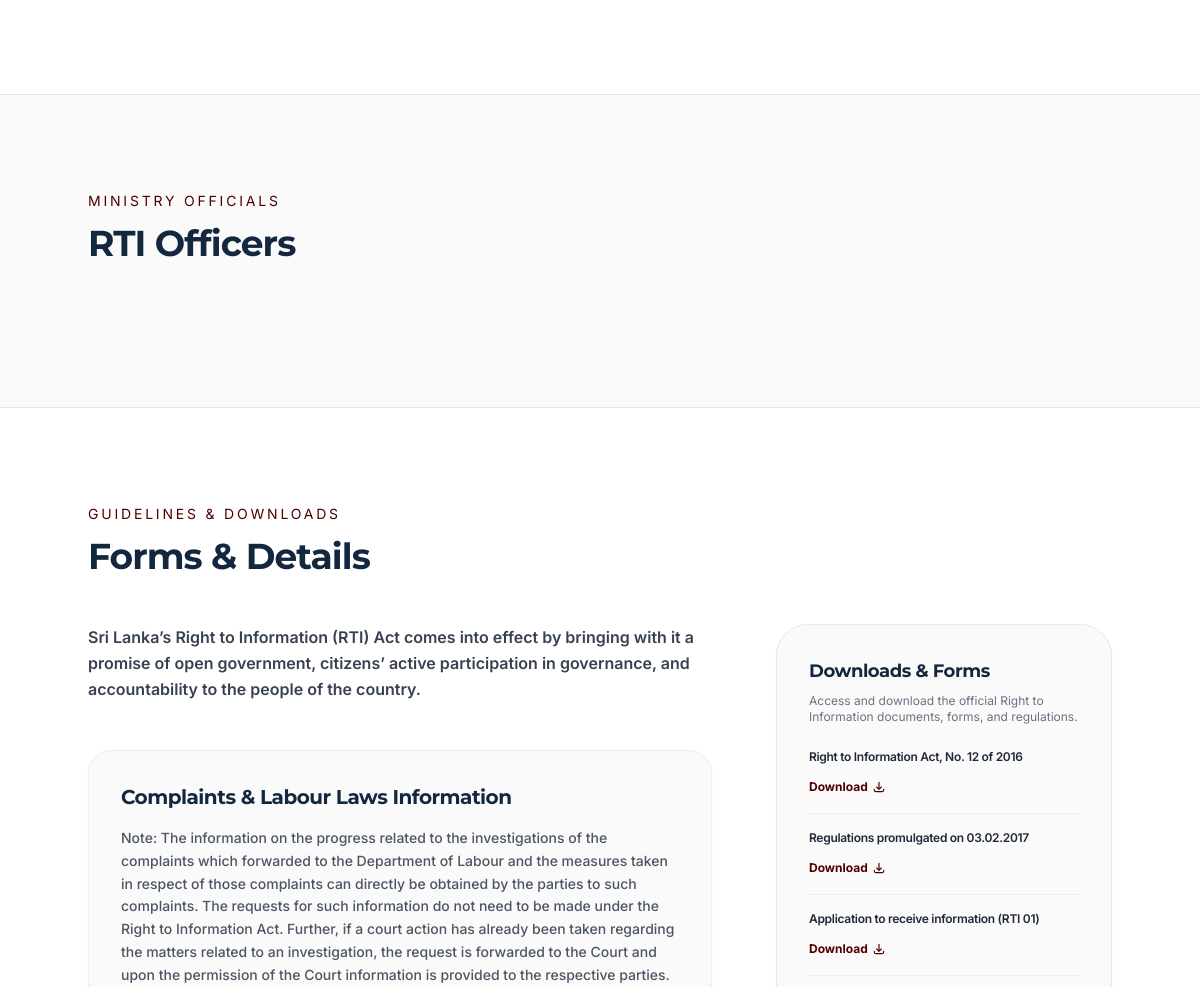
Page /rti.php (middle part) on the earlier database version.
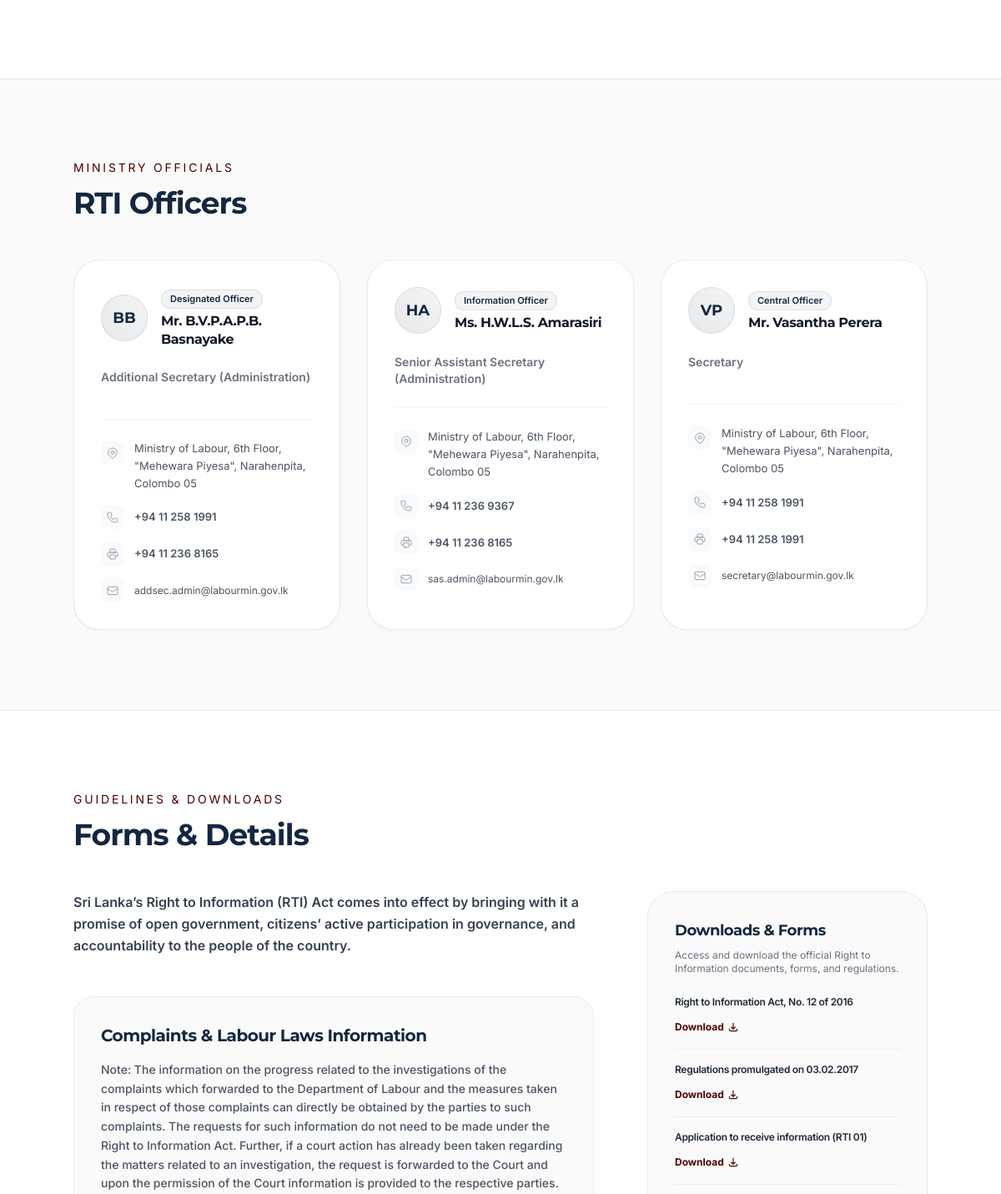
Same page on the later database version.
### tables this page shows
CREATE TABLE `officials` (
  `id` int(11) NOT NULL AUTO_INCREMENT,
  `category` enum('top','division') NOT NULL,
  `top_role` enum('minister','deputy_minister','secretary') DEFAULT NULL,
  `division_id` int(11) DEFAULT NULL,
  `title` varchar(150) NOT NULL,
  `name` varchar(150) NOT NULL,
  `designation` varchar(200) DEFAULT NULL,
  `email` varchar(150) DEFAULT NULL,
  `phone` varchar(50) DEFAULT NULL,
  `fax` varchar(50) DEFAULT NULL,
  `image_path` varchar(255) DEFAULT NULL,
  `sort_order` int(11) NOT NULL DEFAULT 0,
  `is_active` tinyint(1) NOT NULL DEFAULT 1,
  `created_at` timestamp NULL DEFAULT current_timestamp(),
  `updated_at` timestamp NULL DEFAULT current_timestamp() ON UPDATE current_timestamp(),
  PRIMARY KEY (`id`),
  KEY `division_id` (`division_id`),
  CONSTRAINT `officials_division_fk` FOREIGN KEY (`division_id`) REFERENCES `divisions` (`id`) ON DELETE SET NULL
);

### admin/includes/db.php (called while the page is built, shortened)
<?php
$current_lang = isset($_COOKIE['lang']) && in_array($_COOKIE['lang'], ['en', 'si', 'ta']) ? $_COOKIE['lang'] : 'en';

### rti.php (the view, shortened to what the changed rows need)
<?php
require_once 'admin/includes/db.php';
$rti_division = $pdo->query("SELECT id FROM divisions WHERE slug = 'rti-officers'")->fetchColumn();
$rti_officers_raw = [];
if ($rti_division) {
    $stmt = $pdo->prepare("SELECT * FROM officials WHERE division_id = ? AND is_active = 1 ORDER BY sort_order ASC, id ASC");
    $stmt->execute([$rti_division]);
    $rti_officers_raw = $stmt->fetchAll(PDO::FETCH_ASSOC);
}
$officers_list = [
    'designated' => [],
    'information' => [],
    'central' => []
];
$ministry_address = [
    'en' => 'Ministry of Labour, 6th Floor, "Mehewara Piyesa", Narahenpita, Colombo 05',
    'si' => 'කම්කරු අමාත්‍යංශය, හයවන මහල, “මෙහෙවර පියෙස”, නාරාහේන්පිට, කොළඹ 05',
    'ta' => 'தோழில் அமைச்சு, 6வது மாடி, "மெஹெவர பியச", நாரஹேன்பிட்ட, கொழும்பு 05'
];
foreach ($rti_officers_raw as $officer) {
    $title_lower = strtolower($officer['title']);
    $type = 'information';
    if (strpos($title_lower, 'designated') !== false) {
        $type = 'designated';
    } elseif (strpos($title_lower, 'central') !== false) {
        $type = 'central';
    }
    $address = $ministry_address[$current_lang];
    $officers_list[$type][] = [
        'name' => $officer['name'],
        'designation' => $officer['designation'],
        'address' => $address,
        'tel' => $officer['phone'],
        'fax' => $officer['fax'],
        'email' => $officer['email'],
    ];
}
if (!function_exists('get_initials')) {
    function get_initials($name) {
        $clean_name = preg_replace('/^(Mr\.|Mrs\.|Ms\.|Dr\.|Prof\.|Rev\.)\s+/i', '', $name);
        $words = explode(' ', trim($clean_name));
        $initials = '';
        foreach ($words as $w) {
            if (mb_strlen($w) > 0) {
                $initials .= mb_substr($w, 0, 1);
                if (mb_strlen($initials) >= 2) break;
            }
        }
        return mb_strtoupper($initials);
    }
}
include 'includes/header.php';
?>
<section class="py-16 md:py-24 px-4 md:px-16 bg-[#FAFAFA] border-t border-gray-200">
    <div class="container mx-auto max-w-5xl">
        <h2 class="text-2xl sm:text-3xl md:text-4xl font-bold text-primary font-montserrat mb-12 text-center md:text-left notranslate" data-aos="fade-up">
            <?= htmlspecialchars($rti_texts[$current_lang]['officers_title']) ?>
        </h2>
        <div class="grid grid-cols-1 md:grid-cols-2 lg:grid-cols-3 gap-8" data-aos="fade-up" data-aos-delay="100">
            <?php foreach (['designated', 'information', 'central'] as $type): ?>
                <?php foreach ($officers_list[$type] as $officer): ?>
                    <div class="bg-white rounded-[32px] border border-gray-200/80 p-6 md:p-8 shadow-sm hover:shadow-md hover:-translate-y-1 transform transition-all duration-300 flex flex-col justify-between h-full group">
                        <div>
                            <div class="flex items-center gap-4 mb-6">
                                <div class="w-14 h-14 rounded-full bg-gradient-to-tr from-primary/10 to-primary/5 text-primary border border-primary/10 flex items-center justify-center font-montserrat font-bold text-lg shrink-0 group-hover:scale-105 transition-transform duration-300">
                                    <?= htmlspecialchars(get_initials($officer['name'])) ?>
                                </div>
                                <div>
                                    <span class="inline-flex items-center px-2.5 py-0.5 rounded-full text-[11px] font-semibold bg-primary/5 text-primary border border-primary/10 mb-1 notranslate">
                                        <?= htmlspecialchars($rti_texts[$current_lang][$type . '_officer']) ?>
                                    </span>
                                    <h3 class="text-base font-bold font-montserrat text-gray-900 leading-snug notranslate">
                                        <?= htmlspecialchars($officer['name']) ?>
                                    </h3>
                                </div>
                            </div>
                            <p class="text-xs md:text-sm font-inter text-gray-500 font-semibold mb-6 min-h-[36px] notranslate">
                                <?= htmlspecialchars($officer['designation']) ?>
                            </p>
                            <?php if (!empty($officer['address']) || !empty($officer['tel']) || !empty($officer['fax']) || !empty($officer['email'])): ?>
                            <div class="space-y-4 border-t border-gray-100 pt-6 font-inter text-[13px] text-gray-600">
                                <?php if (!empty($officer['address'])): ?>
                                <div class="flex items-start gap-3">
                                    <div class="w-7 h-7 rounded-lg bg-gray-50 flex items-center justify-center shrink-0 text-gray-400 mt-0.5">
                                    </div>
                                    <span class="notranslate leading-relaxed"><?= nl2br(htmlspecialchars($officer['address'])) ?></span>
                                </div>
                                <?php endif; ?>
                                <?php if (!empty($officer['tel'])): ?>
                                <div class="flex items-center gap-3">
                                    <div class="w-7 h-7 rounded-lg bg-gray-50 flex items-center justify-center shrink-0 text-gray-400">
                                    </div>
                                    <a href="tel:<?= htmlspecialchars(str_replace(' ', '', $officer['tel'])) ?>" class="hover:text-secondary transition-colors notranslate font-semibold">
                                        <?= htmlspecialchars($officer['tel']) ?>
                                    </a>
                                </div>
                                <?php endif; ?>
                                <?php if (!empty($officer['fax'])): ?>
                                <div class="flex items-center gap-3">
                                    <div class="w-7 h-7 rounded-lg bg-gray-50 flex items-center justify-center shrink-0 text-gray-400">
                                    </div>
                                    <span class="notranslate font-semibold"><?= htmlspecialchars($officer['fax']) ?></span>
                                </div>
                                <?php endif; ?>
                                <?php if (!empty($officer['email'])): ?>
                                <div class="flex items-center gap-3">
                                    <div class="w-7 h-7 rounded-lg bg-gray-50 flex items-center justify-center shrink-0 text-gray-400">
                                        <svg class="w-4 h-4" fill="none" stroke="currentColor" viewBox="0 0 24 24" xmlns="http://www.w3.org/2000/svg">
                                            <path stroke-linecap="round" stroke-linejoin="round" stroke-width="1.5" d="M3 8l7.89 5.26a2 2 0 002.22 0L21 8M5 19h14a2 2 0 002-2V7a2 2 0 00-2-2H5a2 2 0 00-2 2v10a2 2 0 002 2z"></path>
                                        </svg>
                                    </div>
                                    <a href="mailto:<?= htmlspecialchars($officer['email']) ?>" class="hover:text-secondary transition-colors notranslate text-xs break-all">
                                        <?= htmlspecialchars($officer['email']) ?>
                                    </a>
                                </div>
                                <?php endif; ?>
                            </div>
                            <?php endif; ?>
                        </div>
                    </div>
                <?php endforeach; ?>
            <?php endforeach; ?>
        </div>
    </div>
</section>
<section class="py-16 md:py-24 px-4 md:px-16 bg-white border-t border-gray-200">
    <div class="container mx-auto max-w-5xl">
        <h2 class="text-2xl sm:text-3xl md:text-4xl font-bold text-primary font-montserrat mb-12 text-center md:text-left notranslate" data-aos="fade-up">
            <?= htmlspecialchars($rti_details[$current_lang]['section_title']) ?>
        </h2>
    </div>
</section>
<?php include 'includes/footer.php'; ?>

Differences in the rows shown:
added officials: name "BB", type "Designated Officer", name "Mr. B.V.P.A.P.B. Basnayake", designation "Additional Secretary (Administration)", address "Ministry of Labour, 6th Floor, \"Mehewara Piyesa\", Narahenpita, Colombo 05", phone "+94 11 258 1991", fax "+94 11 236 8165", email "addsec.admin@labourmin.gov.lk"
added officials: name "HA", type "Information Officer", name "Ms. H.W.L.S. Amarasiri", designation "Senior Assistant Secretary (Administration)", address "Ministry of Labour, 6th Floor, \"Mehewara Piyesa\", Narahenpita, Colombo 05", phone "+94 11 236 9367", fax "+94 11 236 8165", email "sas.admin@labourmin.gov.lk"
added officials: name "VP", type "Central Officer", name "Mr. Vasantha Perera", designation "Secretary", address "Ministry of Labour, 6th Floor, \"Mehewara Piyesa\", Narahenpita, Colombo 05", phone "+94 11 258 1991", fax "+94 11 258 1991", email "secretary@labourmin.gov.lk"
